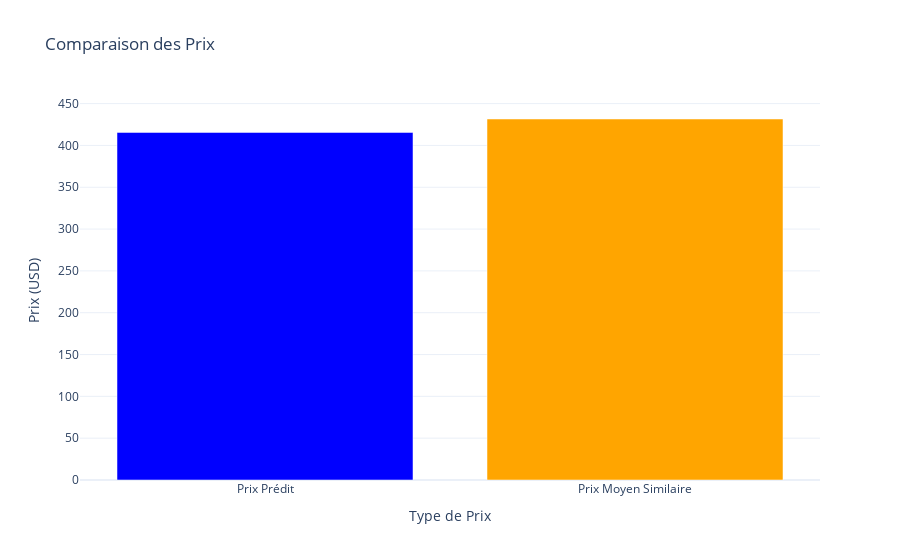
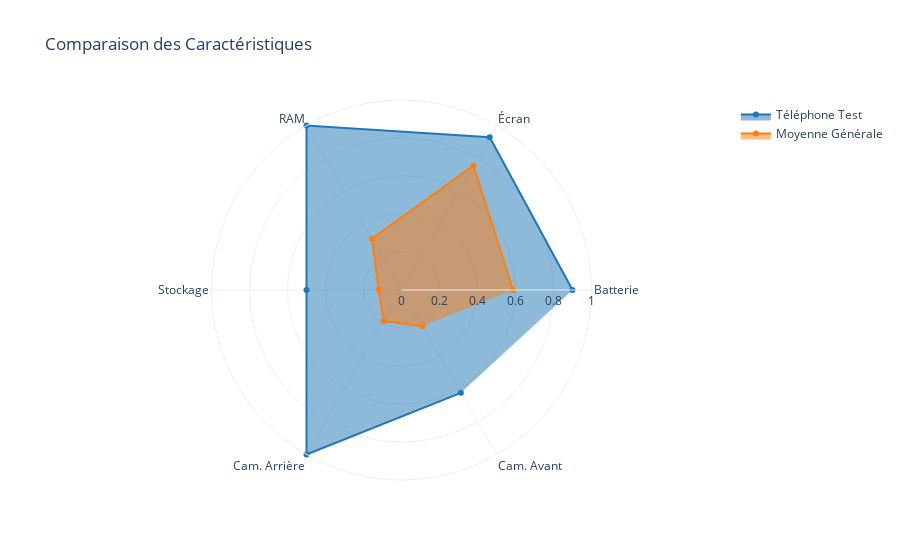

Notebook code for these charts, in order:
### Code cell
# Graphique en barres
fig_bar = px.bar(
    x=['Prix Prédit', 'Prix Moyen Similaire'],
    y=[results['predicted_usd'], results['avg_usd']],
    title="Comparaison des Prix",
    labels={'x': 'Type de Prix', 'y': 'Prix (USD)'},
    color=['Prix Prédit', 'Prix Moyen Similaire'],
    color_discrete_map={'Prix Prédit': 'blue', 'Prix Moyen Similaire': 'orange'}
)
fig_bar.update_layout(template="plotly_white", showlegend=False)
fig_bar.show()

# Radar chart
fig_radar = go.Figure()
fig_radar.add_trace(go.Scatterpolar(
    r=[
        test_params['battery']/5000,
        test_params['screen_size']/7,
        test_params['ram']/8,
        test_params['storage']/256,
        test_params['rear_camera']/64,
        test_params['front_camera']/32
    ],
    theta=['Batterie', 'Écran', 'RAM', 'Stockage', 'Cam. Arrière', 'Cam. Avant'],
    fill='toself', name='Téléphone Test', line_color='#1f77b4'))
fig_radar.add_trace(go.Scatterpolar(
    r=[
        df['Battery capacity (mAh)'].mean() / 5000,
        df['Screen size (inches)'].mean() / 7,
        df['RAM (MB)'].mean() / 8000,
        df['Internal storage (GB)'].mean() / 256,
        df['Rear camera'].mean() / 64,
        df['Front camera'].mean() / 32
    ],
    theta=['Batterie', 'Écran', 'RAM', 'Stockage', 'Cam. Arrière', 'Cam. Avant'],
    fill='toself', name='Moyenne Générale', line_color='#ff7f0e'))
fig_radar.update_layout(
    template="plotly_white",
    polar=dict(radialaxis=dict(visible=True, range=[0, 1])),
    title="Comparaison des Caractéristiques"
)
fig_radar.show()

### Figure 1 — Plotly figure (JSON) as saved in the notebook; plotly's stock layout.template omitted (floating-point values rounded to 4 significant figures)
{"data": [{"hovertemplate": "color=Prix Prédit<br>Type de Prix=%{x}<br>Prix (USD)=%{y}<extra></extra>", "legendgroup": "Prix Prédit", "marker": {"color": "blue", "pattern": {"shape": ""}}, "name": "Prix Prédit", "orientation": "v", "showlegend": true, "textposition": "auto", "type": "bar", "x": ["Prix Prédit"], "xaxis": "x", "y": [415.5], "yaxis": "y"}, {"hovertemplate": "color=Prix Moyen Similaire<br>Type de Prix=%{x}<br>Prix (USD)=%{y}<extra></extra>", "legendgroup": "Prix Moyen Similaire", "marker": {"color": "orange", "pattern": {"shape": ""}}, "name": "Prix Moyen Similaire", "orientation": "v", "showlegend": true, "textposition": "auto", "type": "bar", "x": ["Prix Moyen Similaire"], "xaxis": "x", "y": [431.6], "yaxis": "y"}], "layout": {"barmode": "relative", "legend": {"title": {"text": "color"}, "tracegroupgap": 0}, "showlegend": false, "title": {"text": "Comparaison des Prix"}, "xaxis": {"anchor": "y", "domain": [0, 1], "title": {"text": "Type de Prix"}}, "yaxis": {"anchor": "x", "domain": [0, 1], "title": {"text": "Prix (USD)"}}}}

### Figure 2 — Plotly figure (JSON) as saved in the notebook; plotly's stock layout.template omitted (floating-point values rounded to 4 significant figures)
{"data": [{"fill": "toself", "line": {"color": "#1f77b4"}, "name": "Téléphone Test", "r": [0.9, 0.9286, 1, 0.5, 1, 0.625], "theta": ["Batterie", "Écran", "RAM", "Stockage", "Cam. Arrière", "Cam. Avant"], "type": "scatterpolar"}, {"fill": "toself", "line": {"color": "#ff7f0e"}, "name": "Moyenne Générale", "r": [0.5877, 0.7559, 0.3111, 0.1197, 0.1886, 0.2199], "theta": ["Batterie", "Écran", "RAM", "Stockage", "Cam. Arrière", "Cam. Avant"], "type": "scatterpolar"}], "layout": {"polar": {"radialaxis": {"range": [0, 1], "visible": true}}, "title": {"text": "Comparaison des Caractéristiques"}}}
